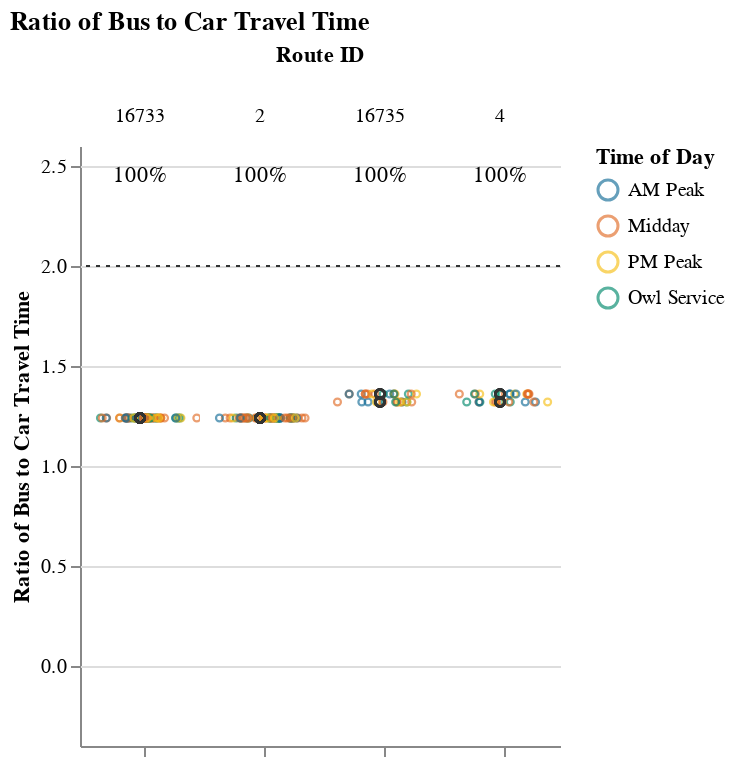
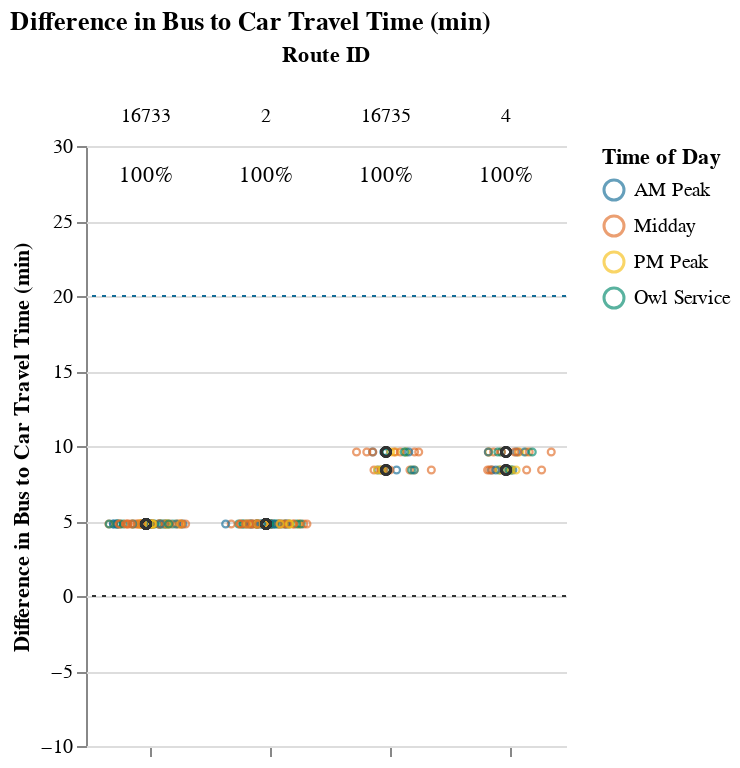

Source (notebook cell) for these figures, in order:
### Markdown cell above
## Viable Competitive Routes
### Short Routes (< 1 hr)

### Code cell
# Allow for possibility that operator doesn't have routes that fall into certain route_groups
# But, jupyterbook will not like markdown with f-string
# separate out route_group and put in each cell, and use try/except + if to display...
# but all 3 route groups must be displayed. just add sentence about why no routes were returned at the end
route_group = "short"
try:
    subset_routes, mult, diff  = setup_charts(df, PCT_COMPETITIVE_THRESHOLD, route_group)
    
    if len(subset_routes) > 0:
        display(
            Markdown(
                f"{CAPTIONS_DICT[route_group]}"
                "Within each route group, routes are sorted in descending order "
                "by % competitive trips and # trips below the additional time cut-off."
            )
        )

        display(mult)
        display(diff)
except:
    print("No routes meet this criteria.")

### Figure 1 — Vega-Lite specification as saved in the notebook (floating-point values rounded to 4 significant figures; data arrays with more than 128 entries replaced by an {"elided": "..."} marker saying what was removed)
{"config": {"view": {"continuousWidth": 400, "continuousHeight": 300, "stroke": null}, "facet": {"spacing": 0}}, "data": {"name": "data-c4fde2186f8e5ff9a59154e70090f00f"}, "facet": {"column": {"field": "route_id", "sort": ["16733", "2", "16735", "4"], "title": "Route ID", "type": "nominal"}}, "spec": {"layer": [{"mark": {"type": "point", "opacity": 0.65, "size": 12, "strokeWidth": 1.1}, "encoding": {"color": {"field": "time_of_day", "scale": {"range": ["#136C97", "#E16B26", "#F6BF16", "#00896B", "#7790A3", "#5B559C"]}, "sort": ["AM Peak", "Midday", "PM Peak", "Owl Service"], "title": "Time of Day", "type": "nominal"}, "tooltip": [{"field": "route_id", "type": "nominal"}, {"field": "trip_id", "type": "nominal"}, {"field": "service_hours", "type": "quantitative"}, {"field": "car_duration_hours", "type": "quantitative"}, {"field": "bus_multiplier", "type": "quantitative"}, {"field": "bus_difference", "type": "quantitative"}, {"field": "num_trips", "type": "quantitative"}, {"field": "num_competitive", "type": "quantitative"}, {"field": "pct_trips_competitive", "type": "quantitative"}, {"field": "p25", "type": "quantitative"}, {"field": "p50", "type": "quantitative"}, {"field": "p75", "type": "quantitative"}], "x": {"axis": {"grid": false, "labels": false, "ticks": true, "values": [0]}, "field": "jitter", "scale": {}, "title": null, "type": "quantitative"}, "y": {"field": "bus_multiplier", "scale": {"domain": [-0.25, 2.5]}, "title": "Ratio of Bus to Car Travel Time", "type": "quantitative"}}, "selection": {"selector001": {"type": "interval", "bind": "scales", "encodings": ["x", "y"]}}, "transform": [{"calculate": "sqrt(-2*log(random()))*cos(2*PI*random())", "as": "jitter"}], "width": 60}, {"layer": [{"mark": {"type": "point", "opacity": 0.6, "size": 20, "strokeWidth": 1.3}, "encoding": {"color": {"value": "#323434"}, "y": {"field": "bus_multiplier", "type": "quantitative"}}, "transform": [{"filter": "(datum.p50_trip === 1)"}]}, {"mark": {"type": "rule", "strokeDash": [2, 3]}, "encoding": {"color": {"value": "#323434"}, "y": {"field": "cutoff", "type": "quantitative"}}}, {"mark": {"type": "text", "align": "center", "baseline": "middle"}, "encoding": {"color": {"value": "black"}, "text": {"field": "pct_trips_competitive", "format": ".0%", "type": "quantitative"}, "tooltip": [{"field": "route_id", "type": "nominal"}, {"field": "trip_id", "type": "nominal"}, {"field": "service_hours", "type": "quantitative"}, {"field": "car_duration_hours", "type": "quantitative"}, {"field": "bus_multiplier", "type": "quantitative"}, {"field": "bus_difference", "type": "quantitative"}, {"field": "num_trips", "type": "quantitative"}, {"field": "num_competitive", "type": "quantitative"}, {"field": "pct_trips_competitive", "type": "quantitative"}, {"field": "p25", "type": "quantitative"}, {"field": "p50", "type": "quantitative"}, {"field": "p75", "type": "quantitative"}], "x": {"value": 30}, "y": {"value": 15}}, "transform": [{"calculate": "sqrt(-2*log(random()))*cos(2*PI*random())", "as": "jitter"}, {"filter": "(datum.fastest_trip === 1)"}]}]}]}, "resolve": {"scale": {"y": "shared"}}, "title": "Ratio of Bus to Car Travel Time", "$schema": "https://vega.github.io/schema/vega-lite/v4.17.0.json", "datasets": {"data-c4fde2186f8e5ff9a59154e70090f00f": {"elided": "198 records"}}}

### Figure 2 — Vega-Lite specification as saved in the notebook (floating-point values rounded to 4 significant figures; data arrays with more than 128 entries replaced by an {"elided": "..."} marker saying what was removed)
{"config": {"view": {"continuousWidth": 400, "continuousHeight": 300, "stroke": null}, "facet": {"spacing": 0}}, "data": {"name": "data-bd59493281a275a9ae9273bdf3ea3637"}, "facet": {"column": {"field": "route_id", "sort": ["16733", "2", "16735", "4"], "title": "Route ID", "type": "nominal"}}, "spec": {"layer": [{"mark": {"type": "point", "opacity": 0.65, "size": 12, "strokeWidth": 1.1}, "encoding": {"color": {"field": "time_of_day", "scale": {"range": ["#136C97", "#E16B26", "#F6BF16", "#00896B", "#7790A3", "#5B559C"]}, "sort": ["AM Peak", "Midday", "PM Peak", "Owl Service"], "title": "Time of Day", "type": "nominal"}, "tooltip": [{"field": "route_id", "type": "nominal"}, {"field": "trip_id", "type": "nominal"}, {"field": "service_hours", "type": "quantitative"}, {"field": "car_duration_hours", "type": "quantitative"}, {"field": "bus_multiplier", "type": "quantitative"}, {"field": "bus_difference", "type": "quantitative"}, {"field": "num_trips", "type": "quantitative"}, {"field": "num_competitive", "type": "quantitative"}, {"field": "pct_trips_competitive", "type": "quantitative"}, {"field": "p25", "type": "quantitative"}, {"field": "p50", "type": "quantitative"}, {"field": "p75", "type": "quantitative"}], "x": {"axis": {"grid": false, "labels": false, "ticks": true, "values": [0]}, "field": "jitter", "scale": {}, "title": null, "type": "quantitative"}, "y": {"field": "bus_difference", "scale": {"domain": [-5, 25.0]}, "title": "Difference in Bus to Car Travel Time (min)", "type": "quantitative"}}, "selection": {"selector002": {"type": "interval", "bind": "scales", "encodings": ["x", "y"]}}, "transform": [{"calculate": "sqrt(-2*log(random()))*cos(2*PI*random())", "as": "jitter"}], "width": 60}, {"layer": [{"mark": {"type": "point", "opacity": 0.6, "size": 20, "strokeWidth": 1.3}, "encoding": {"color": {"value": "#323434"}, "y": {"field": "bus_difference", "type": "quantitative"}}, "transform": [{"filter": "(datum.p50_trip === 1)"}]}, {"mark": {"type": "rule", "strokeDash": [2, 3]}, "encoding": {"color": {"value": "#323434"}, "y": {"field": "cutoff", "type": "quantitative"}}}, {"mark": {"type": "rule", "strokeDash": [2, 3]}, "encoding": {"color": {"value": "#136C97"}, "y": {"field": "cutoff2", "type": "quantitative"}}}, {"mark": {"type": "text", "align": "center", "baseline": "middle"}, "encoding": {"color": {"value": "black"}, "text": {"field": "pct_trips_competitive", "format": ".0%", "type": "quantitative"}, "tooltip": [{"field": "route_id", "type": "nominal"}, {"field": "trip_id", "type": "nominal"}, {"field": "service_hours", "type": "quantitative"}, {"field": "car_duration_hours", "type": "quantitative"}, {"field": "bus_multiplier", "type": "quantitative"}, {"field": "bus_difference", "type": "quantitative"}, {"field": "num_trips", "type": "quantitative"}, {"field": "num_competitive", "type": "quantitative"}, {"field": "pct_trips_competitive", "type": "quantitative"}, {"field": "p25", "type": "quantitative"}, {"field": "p50", "type": "quantitative"}, {"field": "p75", "type": "quantitative"}], "x": {"value": 30}, "y": {"value": 15}}, "transform": [{"calculate": "sqrt(-2*log(random()))*cos(2*PI*random())", "as": "jitter"}, {"filter": "(datum.fastest_trip === 1)"}]}]}]}, "resolve": {"scale": {"y": "shared"}}, "title": "Difference in Bus to Car Travel Time (min)", "$schema": "https://vega.github.io/schema/vega-lite/v4.17.0.json", "datasets": {"data-bd59493281a275a9ae9273bdf3ea3637": {"elided": "198 records"}}}
